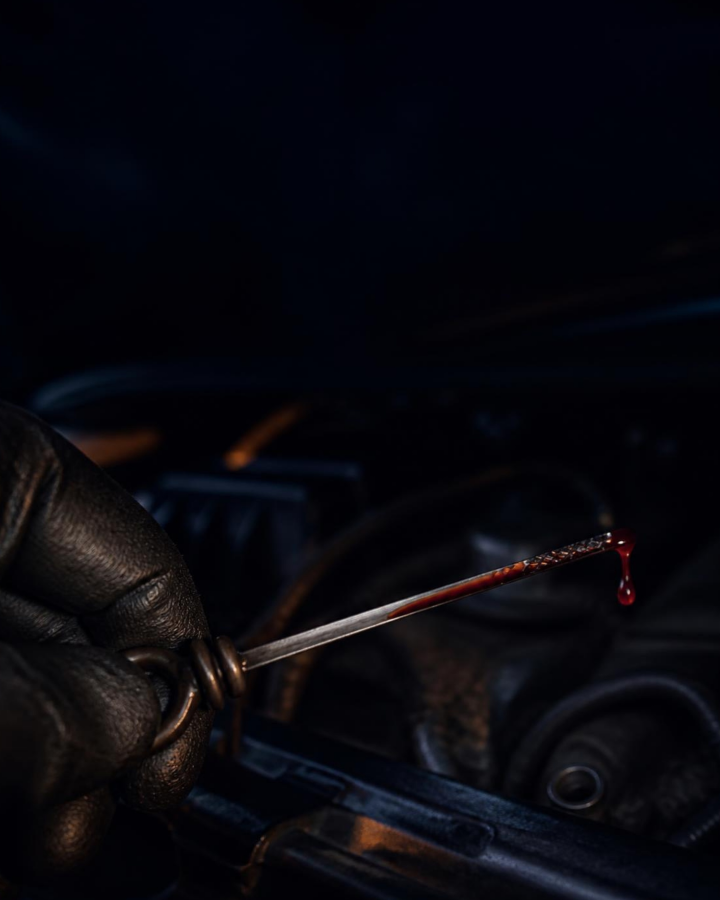
#> input picture marketing/care/atf-dipstick.jpg, 2160 x 2700 px (shown at 1/3 size)
$ python atf_colors.py atf-dipstick.jpg out/atf-colors-1.png
#> lines starting #> are read from the running program, lines starting #| are printed output that depends on the picture
### marketing/care/parts_guide.py
"""«اعتنِ بسيارتك»: when to replace car parts — two slides, dark theme, rendered at 2160x2700.

usage: python3 parts_guide.py <brand-kit dir> <out dir>
  1) cover: workshop scene (Canva, parts-workshop.jpg) + headline
  2) guide: six cards (hand-drawn icons, part name, interval) + 'your manual comes first' note
"""
import sys, os
HERE = os.path.dirname(os.path.abspath(__file__))
os.environ['CALLRENT_KIT'] = sys.argv[1]
sys.path.insert(0, sys.argv[1])
from PIL import Image, ImageDraw, ImageFilter
import numpy as np
from brand import ORANGE as O, LOGONAVY, WHITE as Wh, SOFT, F, AR_BLACK, AR_BOLD, CT_FONT, LT_TEXT, LOGO_WHITE, load_icons, w_ar, w_lt

K = 2; W, H = 1080*K, 1350*K
M = 64*K; R_ = W - M
DEEP = (8, 24, 41); TEAL = (22, 138, 128); CARD = (14, 36, 58)


def S(v): return round(v*K)


def shade(cv, bands):
    ys = np.arange(H, dtype=np.float32)
    for f, col in bands:
        a = np.nan_to_num(np.clip(f(ys), 0, 1))
        lay = Image.new('RGBA', (W, H), col+(0,))
        lay.putalpha(Image.fromarray((np.repeat(a[:, None], W, 1)*255).astype(np.uint8)))
        cv.alpha_composite(lay)
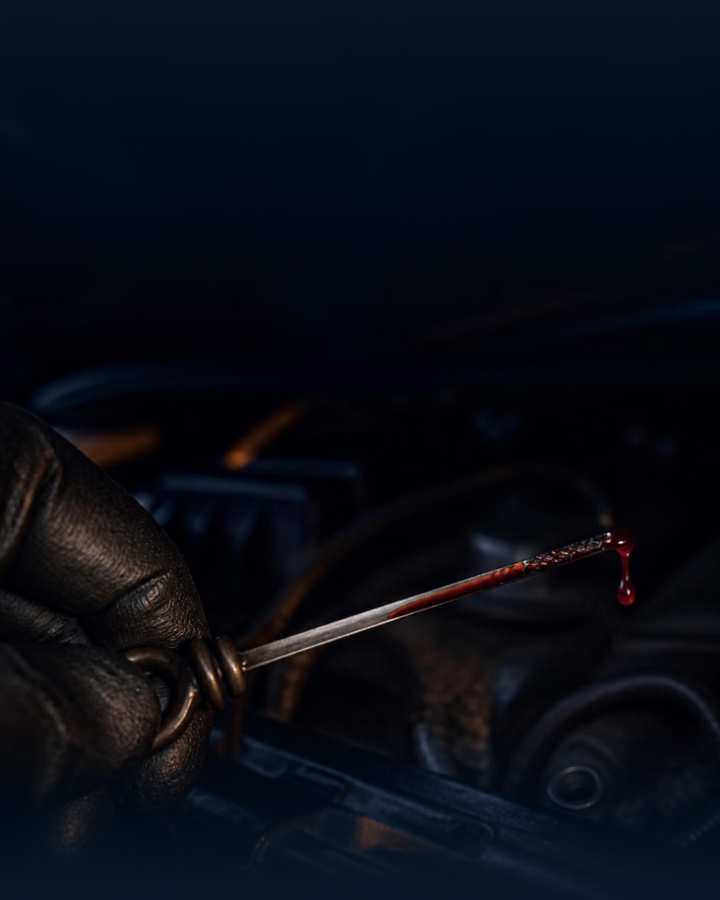
#> cv: PIL image 2160x2700 RGBA (shown at 1/3 size); mean R, G, B, A 9.1, 12.5, 20.8, 255
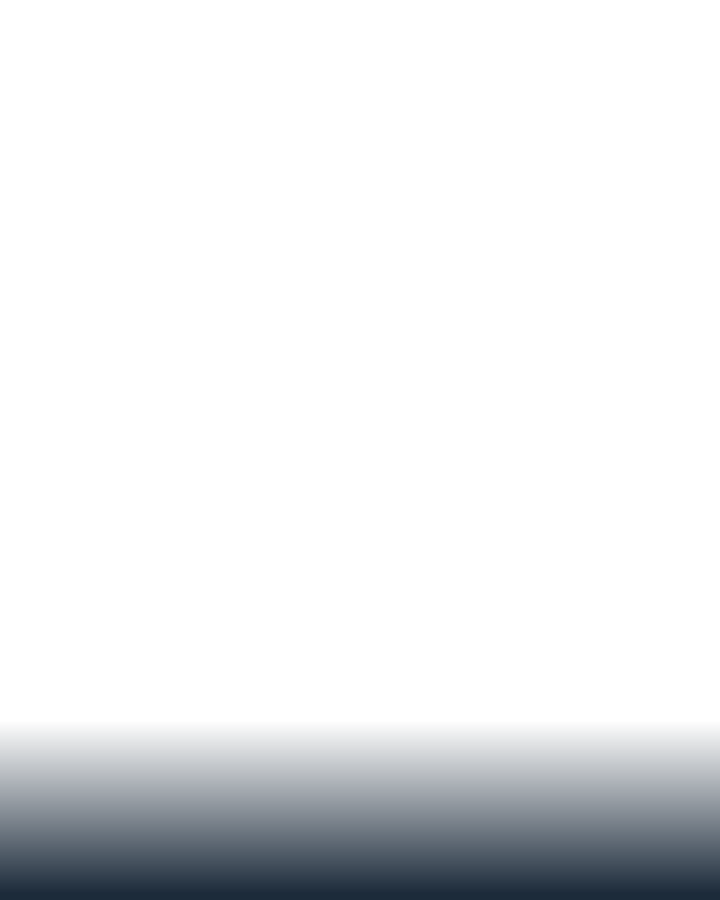
#> lay: PIL image 2160x2700 RGBA (shown at 1/3 size); mean R, G, B, A 8, 24, 41, 24.2; transparent parts drawn white


def chrome(cv, page, total):
#> called with page = 1, total = 2
    d = ImageDraw.Draw(cv)
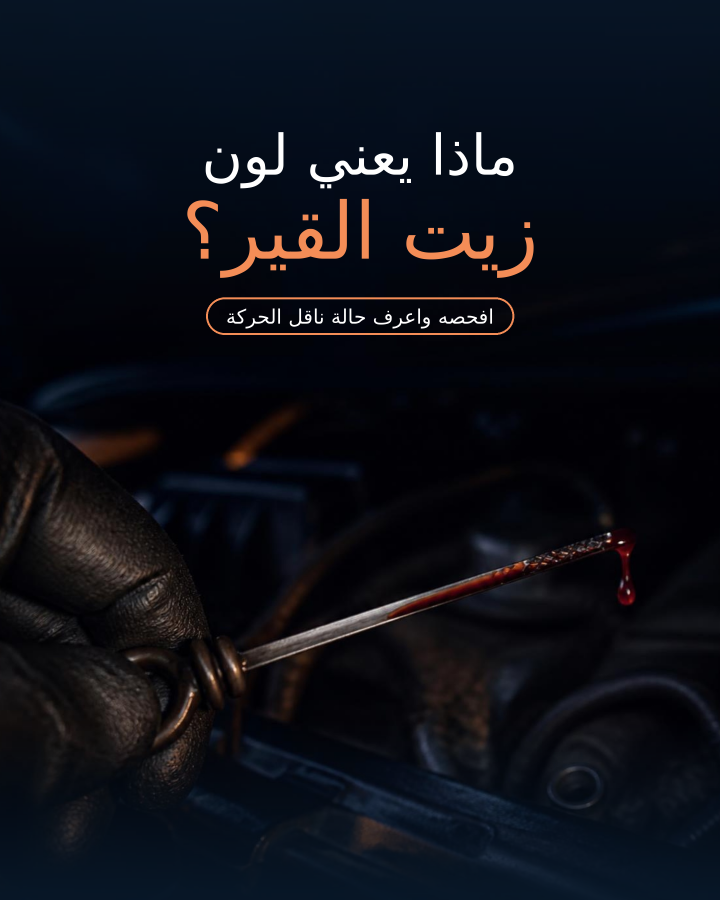
#> cv: PIL image 2160x2700 RGBA (shown at 1/3 size); mean R, G, B, A 12.7, 15.1, 22.8, 255
#> (the run stopped early here; a loop or call above may not have finished)
